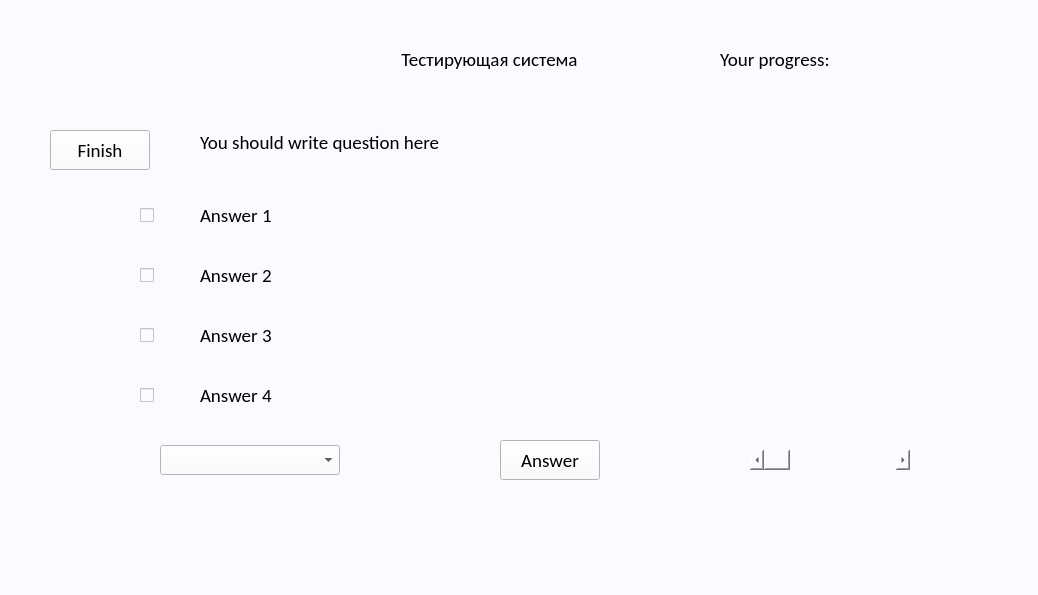
<?xml version="1.0" encoding="UTF-8"?>
<ui version="4.0">
 <class>MainWindow</class>
 <widget class="QMainWindow" name="MainWindow">
  <property name="geometry">
   <rect>
    <x>0</x>
    <y>0</y>
    <width>1038</width>
    <height>595</height>
   </rect>
  </property>
  <property name="windowTitle">
   <string>MainWindow</string>
  </property>
  <property name="styleSheet">
   <string notr="true">background-color: rgb(250, 250, 255);
</string>
  </property>
  <widget class="QWidget" name="centralwidget">
   <widget class="QScrollBar" name="slider">
    <property name="geometry">
     <rect>
      <x>750</x>
      <y>450</y>
      <width>160</width>
      <height>20</height>
     </rect>
    </property>
    <property name="font">
     <font>
      <family>Calibri</family>
      <pointsize>14</pointsize>
     </font>
    </property>
    <property name="orientation">
     <enum>Qt::Horizontal</enum>
    </property>
   </widget>
   <widget class="QLabel" name="label_question">
    <property name="geometry">
     <rect>
      <x>200</x>
      <y>130</y>
      <width>750</width>
      <height>50</height>
     </rect>
    </property>
    <property name="font">
     <font>
      <family>Calibri</family>
      <pointsize>14</pointsize>
     </font>
    </property>
    <property name="text">
     <string>You should write question here</string>
    </property>
    <property name="alignment">
     <set>Qt::AlignLeading|Qt::AlignLeft|Qt::AlignTop</set>
    </property>
   </widget>
   <widget class="QLabel" name="label_answer1">
    <property name="geometry">
     <rect>
      <x>200</x>
      <y>190</y>
      <width>750</width>
      <height>50</height>
     </rect>
    </property>
    <property name="font">
     <font>
      <family>Calibri</family>
      <pointsize>14</pointsize>
     </font>
    </property>
    <property name="text">
     <string>Answer 1</string>
    </property>
   </widget>
   <widget class="QLabel" name="label_answer2">
    <property name="geometry">
     <rect>
      <x>200</x>
      <y>250</y>
      <width>750</width>
      <height>50</height>
     </rect>
    </property>
    <property name="font">
     <font>
      <family>Calibri</family>
      <pointsize>14</pointsize>
     </font>
    </property>
    <property name="styleSheet">
     <string notr="true"/>
    </property>
    <property name="text">
     <string>Answer 2</string>
    </property>
   </widget>
   <widget class="QLabel" name="label_answer3">
    <property name="geometry">
     <rect>
      <x>200</x>
      <y>310</y>
      <width>750</width>
      <height>50</height>
     </rect>
    </property>
    <property name="font">
     <font>
      <family>Calibri</family>
      <pointsize>14</pointsize>
     </font>
    </property>
    <property name="text">
     <string>Answer 3</string>
    </property>
   </widget>
   <widget class="QLabel" name="label_answer4">
    <property name="geometry">
     <rect>
      <x>200</x>
      <y>370</y>
      <width>750</width>
      <height>50</height>
     </rect>
    </property>
    <property name="font">
     <font>
      <family>Calibri</family>
      <pointsize>14</pointsize>
     </font>
    </property>
    <property name="text">
     <string>Answer 4</string>
    </property>
   </widget>
   <widget class="QPushButton" name="button_answer">
    <property name="geometry">
     <rect>
      <x>500</x>
      <y>440</y>
      <width>100</width>
      <height>40</height>
     </rect>
    </property>
    <property name="font">
     <font>
      <family>Calibri</family>
      <pointsize>14</pointsize>
     </font>
    </property>
    <property name="text">
     <string>Answer</string>
    </property>
   </widget>
   <widget class="QComboBox" name="comboBox">
    <property name="geometry">
     <rect>
      <x>160</x>
      <y>445</y>
      <width>180</width>
      <height>30</height>
     </rect>
    </property>
    <property name="font">
     <font>
      <family>Calibri</family>
      <pointsize>14</pointsize>
     </font>
    </property>
   </widget>
   <widget class="QCheckBox" name="checkBox_1">
    <property name="geometry">
     <rect>
      <x>140</x>
      <y>190</y>
      <width>51</width>
      <height>50</height>
     </rect>
    </property>
    <property name="sizePolicy">
     <sizepolicy hsizetype="Minimum" vsizetype="Fixed">
      <horstretch>0</horstretch>
      <verstretch>0</verstretch>
     </sizepolicy>
    </property>
    <property name="baseSize">
     <size>
      <width>0</width>
      <height>0</height>
     </size>
    </property>
    <property name="font">
     <font>
      <family>Calibri</family>
      <pointsize>14</pointsize>
     </font>
    </property>
    <property name="autoFillBackground">
     <bool>false</bool>
    </property>
    <property name="styleSheet">
     <string notr="true">QCheckBox::indicator { width: 50px; height: 50px;};</string>
    </property>
    <property name="text">
     <string/>
    </property>
    <property name="iconSize">
     <size>
      <width>30</width>
      <height>30</height>
     </size>
    </property>
    <property name="tristate">
     <bool>false</bool>
    </property>
   </widget>
   <widget class="QLabel" name="label_6">
    <property name="geometry">
     <rect>
      <x>10</x>
      <y>0</y>
      <width>181</width>
      <height>111</height>
     </rect>
    </property>
    <property name="font">
     <font>
      <family>Calibri</family>
      <pointsize>14</pointsize>
     </font>
    </property>
    <property name="text">
     <string/>
    </property>
    <property name="pixmap">
     <pixmap>../../../pictures/koziy.PNG</pixmap>
    </property>
    <property name="scaledContents">
     <bool>true</bool>
    </property>
   </widget>
   <widget class="QLabel" name="label_title">
    <property name="geometry">
     <rect>
      <x>329</x>
      <y>19</y>
      <width>321</width>
      <height>81</height>
     </rect>
    </property>
    <property name="font">
     <font>
      <family>Calibri</family>
      <pointsize>14</pointsize>
     </font>
    </property>
    <property name="text">
     <string>Тестирующая система</string>
    </property>
    <property name="alignment">
     <set>Qt::AlignCenter</set>
    </property>
   </widget>
   <widget class="QCheckBox" name="checkBox_2">
    <property name="geometry">
     <rect>
      <x>140</x>
      <y>250</y>
      <width>50</width>
      <height>50</height>
     </rect>
    </property>
    <property name="styleSheet">
     <string notr="true">QCheckBox::indicator { width: 50px; height: 50px;};</string>
    </property>
    <property name="text">
     <string/>
    </property>
    <property name="iconSize">
     <size>
      <width>30</width>
      <height>30</height>
     </size>
    </property>
    <property name="tristate">
     <bool>false</bool>
    </property>
   </widget>
   <widget class="QCheckBox" name="checkBox_3">
    <property name="geometry">
     <rect>
      <x>140</x>
      <y>310</y>
      <width>50</width>
      <height>50</height>
     </rect>
    </property>
    <property name="styleSheet">
     <string notr="true">QCheckBox::indicator { width: 50px; height: 50px;};</string>
    </property>
    <property name="text">
     <string/>
    </property>
    <property name="iconSize">
     <size>
      <width>30</width>
      <height>30</height>
     </size>
    </property>
    <property name="tristate">
     <bool>false</bool>
    </property>
   </widget>
   <widget class="QCheckBox" name="checkBox_4">
    <property name="geometry">
     <rect>
      <x>140</x>
      <y>370</y>
      <width>50</width>
      <height>50</height>
     </rect>
    </property>
    <property name="styleSheet">
     <string notr="true">QCheckBox::indicator { width: 50px; height: 50px;};</string>
    </property>
    <property name="text">
     <string/>
    </property>
    <property name="iconSize">
     <size>
      <width>30</width>
      <height>30</height>
     </size>
    </property>
    <property name="tristate">
     <bool>false</bool>
    </property>
   </widget>
   <widget class="QLabel" name="label_progress">
    <property name="geometry">
     <rect>
      <x>720</x>
      <y>19</y>
      <width>221</width>
      <height>81</height>
     </rect>
    </property>
    <property name="font">
     <font>
      <family>Calibri</family>
      <pointsize>14</pointsize>
     </font>
    </property>
    <property name="text">
     <string>Your progress:</string>
    </property>
   </widget>
   <widget class="QPushButton" name="button_finish">
    <property name="geometry">
     <rect>
      <x>50</x>
      <y>130</y>
      <width>100</width>
      <height>40</height>
     </rect>
    </property>
    <property name="font">
     <font>
      <family>Calibri</family>
      <pointsize>14</pointsize>
     </font>
    </property>
    <property name="text">
     <string>Finish</string>
    </property>
   </widget>
   <zorder>checkBox_1</zorder>
   <zorder>slider</zorder>
   <zorder>label_question</zorder>
   <zorder>label_answer1</zorder>
   <zorder>label_answer2</zorder>
   <zorder>label_answer3</zorder>
   <zorder>label_answer4</zorder>
   <zorder>button_answer</zorder>
   <zorder>comboBox</zorder>
   <zorder>label_6</zorder>
   <zorder>label_title</zorder>
   <zorder>checkBox_2</zorder>
   <zorder>checkBox_3</zorder>
   <zorder>checkBox_4</zorder>
   <zorder>label_progress</zorder>
   <zorder>button_finish</zorder>
  </widget>
  <widget class="QMenuBar" name="menubar">
   <property name="geometry">
    <rect>
     <x>0</x>
     <y>0</y>
     <width>1038</width>
     <height>22</height>
    </rect>
   </property>
  </widget>
  <widget class="QStatusBar" name="statusbar"/>
 </widget>
 <resources/>
 <connections/>
</ui>
